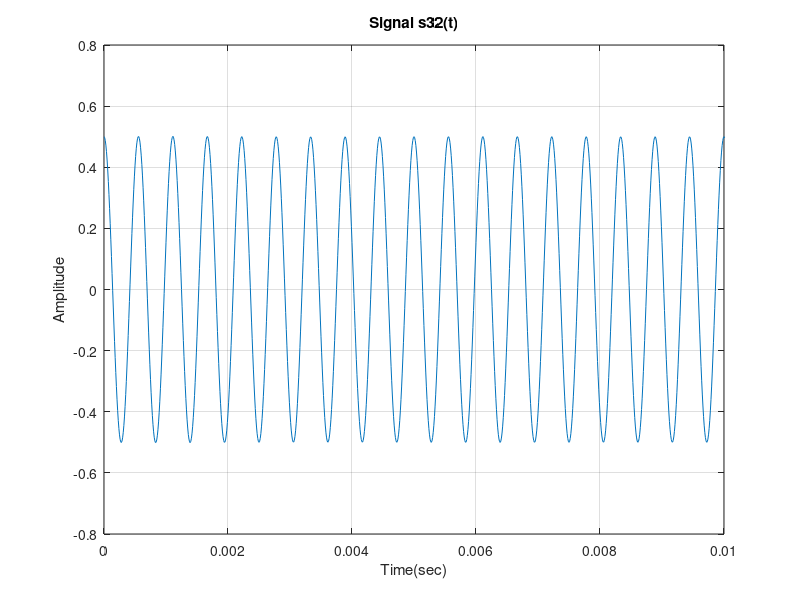
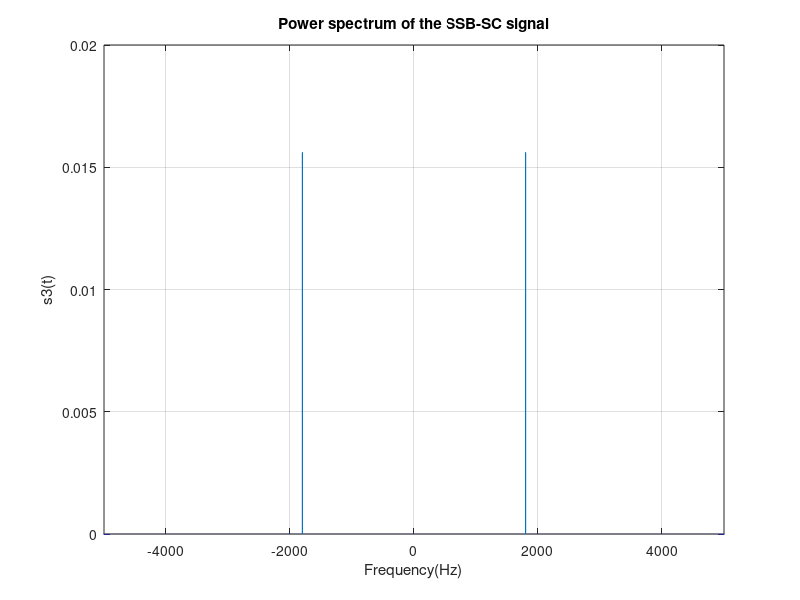
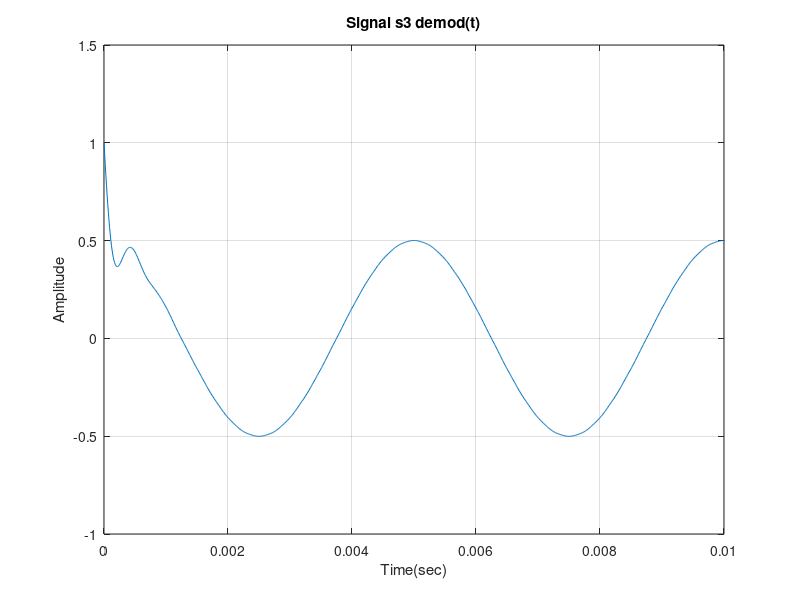
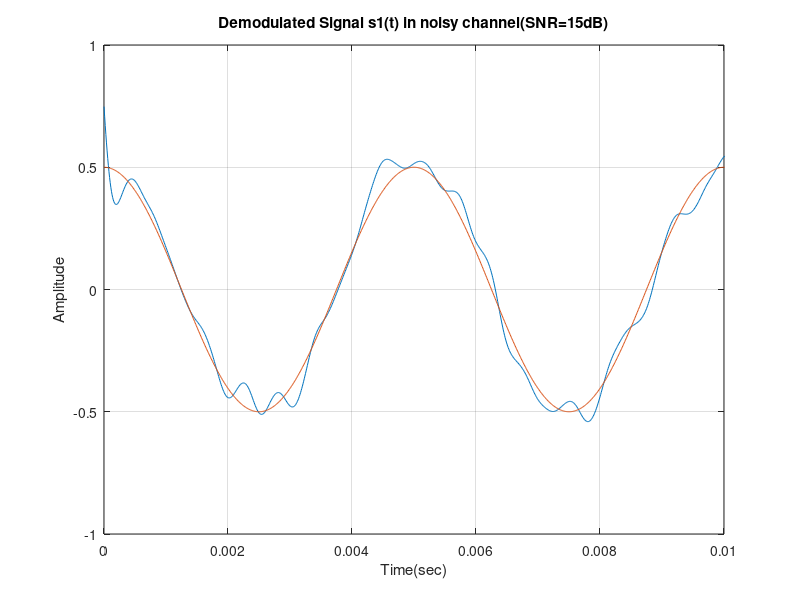

Source code (MATLAB) for these figures, in order:
close all; clc;

fs = 100000;
t = 0:1/fs:10;

s1 = 0.5*cos(2*pi*200*t);
s2 = 1*cos(2*pi*2000*t);

s32 = ssbmod(s1,2000,fs,0);
s32_demod = ssbdemod(s32,2000,fs,0);

s32_fts =fftshift((fft(s32)));
N = length(s32_fts);
freq = -fs/2: fs/length(s32_fts): fs/2-fs/length(s32_fts);
Gn=(abs(s32_fts/N).^2);

display(var(s32))

noise = awgn(s32,15);
demod_noise = ssbdemod(noise,2000,fs,0);
%% plot of SSB-SC signal, s31(t)
figure
plot(t,s32)
title('Signal s32(t)')
xlabel('Time(sec)')
ylabel('Amplitude')
xlim([0 0.01])
grid on
%% Plot of power spectrum of the Amplitude modulated signal, s3(t)
figure
plot(freq,Gn/4)
xlabel('Frequency(Hz)')
ylabel('s3(t)')
title ('Power spectrum of the SSB-SC signal')
xlim([-5000 5000])
grid on
%% plot of demodulated signal, s3_demod(t)
figure
plot(t,s32_demod)
title('Signal s3 demod(t)')
xlabel('Time(sec)')
ylabel('Amplitude')
xlim([0 0.01])
grid on
%% plot of demodulated DSB-SC signal over noisy channel at SNR=15
figure
plot(t,demod_noise)
title('Demodulated Signal s1(t) in noisy channel(SNR=15dB)')
xlabel('Time(sec)')
ylabel('Amplitude')
xlim([0 0.01])
grid on
hold on
plot(t,s1)
hold off